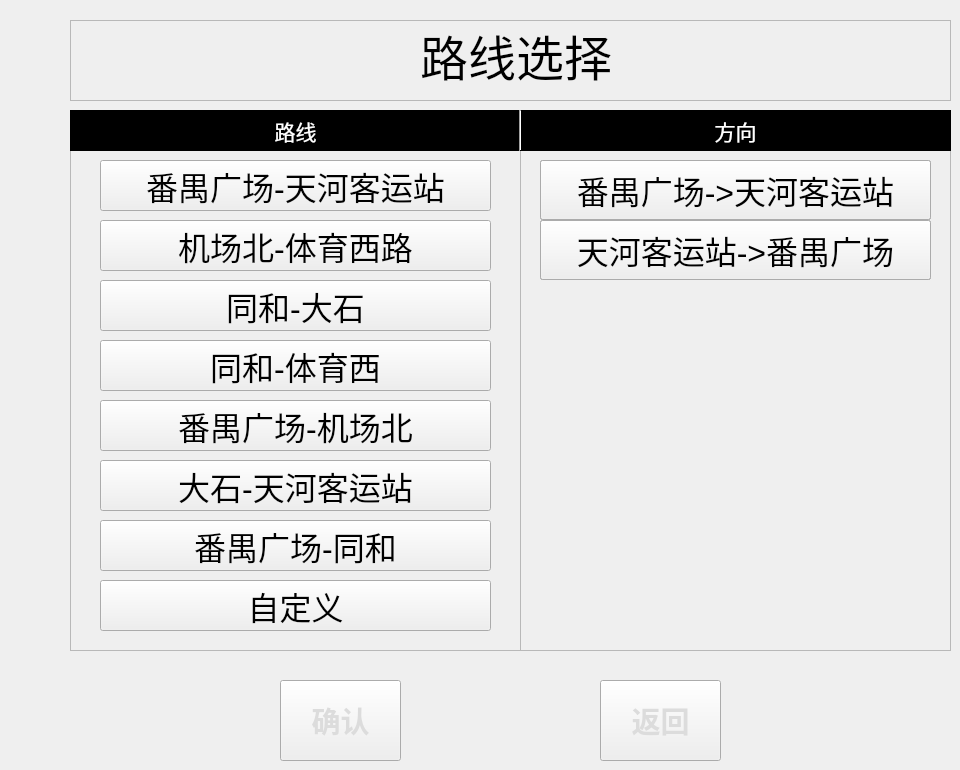
   <widget class="QWidget" name="tab_route_choose">
    <property name="cursor">
     <cursorShape>BlankCursor</cursorShape>
    </property>
    <property name="styleSheet">
     <string notr="true">QWidget#tab_route_choose{
	background-color: rgb(173, 181, 178);
}
</string>
    </property>
    <attribute name="title">
     <string>页</string>
    </attribute>
    <widget class="QFrame" name="frame_20">
     <property name="geometry">
      <rect>
       <x>70</x>
       <y>20</y>
       <width>881</width>
       <height>81</height>
      </rect>
     </property>
     <property name="frameShape">
      <enum>QFrame::StyledPanel</enum>
     </property>
     <property name="frameShadow">
      <enum>QFrame::Raised</enum>
     </property>
     <widget class="QLabel" name="label_14">
      <property name="geometry">
       <rect>
        <x>350</x>
        <y>0</y>
        <width>211</width>
        <height>71</height>
       </rect>
      </property>
      <property name="font">
       <font>
        <family>黑体</family>
        <pointsize>26</pointsize>
        <weight>50</weight>
        <bold>false</bold>
       </font>
      </property>
      <property name="text">
       <string>&lt;html&gt;&lt;head/&gt;&lt;body&gt;&lt;p&gt;&lt;span style=&quot; font-size:36pt;&quot;&gt;路线选择&lt;/span&gt;&lt;/p&gt;&lt;/body&gt;&lt;/html&gt;</string>
      </property>
     </widget>
    </widget>
    <widget class="QPushButton" name="pushButton_broadcast_back_5">
     <property name="geometry">
      <rect>
       <x>600</x>
       <y>680</y>
       <width>121</width>
       <height>81</height>
      </rect>
     </property>
     <property name="font">
      <font>
       <family>Agency FB</family>
       <pointsize>22</pointsize>
       <weight>75</weight>
       <bold>true</bold>
      </font>
     </property>
     <property name="styleSheet">
      <string notr="true">QPushButton
{
	border-image: url(:/button_normal.png);
	color: rgb(220, 220, 220);
}

QPushButton::pressed
{
	color: rgb(220, 220, 220);
	border-image: url(:/yellow_square.png);
}</string>
     </property>
     <property name="text">
      <string>返回</string>
     </property>
    </widget>
    <widget class="QFrame" name="frame_19">
     <property name="geometry">
      <rect>
       <x>70</x>
       <y>150</y>
       <width>451</width>
       <height>501</height>
      </rect>
     </property>
     <property name="frameShape">
      <enum>QFrame::StyledPanel</enum>
     </property>
     <property name="frameShadow">
      <enum>QFrame::Raised</enum>
     </property>
     <widget class="QPushButton" name="pushButton_choose_line_9">
      <property name="geometry">
       <rect>
        <x>30</x>
        <y>430</y>
        <width>391</width>
        <height>51</height>
       </rect>
      </property>
      <property name="font">
       <font>
        <pointsize>24</pointsize>
       </font>
      </property>
      <property name="text">
       <string>自定义</string>
      </property>
     </widget>
     <widget class="QPushButton" name="pushButton_choose_route_1">
      <property name="geometry">
       <rect>
        <x>30</x>
        <y>10</y>
        <width>391</width>
        <height>51</height>
       </rect>
      </property>
      <property name="font">
       <font>
        <pointsize>24</pointsize>
       </font>
      </property>
      <property name="text">
       <string>番禺广场-天河客运站</string>
      </property>
     </widget>
     <widget class="QPushButton" name="pushButton_choose_route_2">
      <property name="geometry">
       <rect>
        <x>30</x>
        <y>70</y>
        <width>391</width>
        <height>51</height>
       </rect>
      </property>
      <property name="font">
       <font>
        <pointsize>24</pointsize>
       </font>
      </property>
      <property name="text">
       <string>机场北-体育西路</string>
      </property>
     </widget>
     <widget class="QPushButton" name="pushButton_choose_route_3">
      <property name="geometry">
       <rect>
        <x>30</x>
        <y>130</y>
        <width>391</width>
        <height>51</height>
       </rect>
      </property>
      <property name="font">
       <font>
        <pointsize>24</pointsize>
       </font>
      </property>
      <property name="text">
       <string>同和-大石</string>
      </property>
     </widget>
     <widget class="QPushButton" name="pushButton_choose_route_4">
      <property name="geometry">
       <rect>
        <x>30</x>
        <y>190</y>
        <width>391</width>
        <height>51</height>
       </rect>
      </property>
      <property name="font">
       <font>
        <pointsize>24</pointsize>
       </font>
      </property>
      <property name="text">
       <string>同和-体育西</string>
      </property>
     </widget>
     <widget class="QPushButton" name="pushButton_choose_route_5">
      <property name="geometry">
       <rect>
        <x>30</x>
        <y>250</y>
        <width>391</width>
        <height>51</height>
       </rect>
      </property>
      <property name="font">
       <font>
        <pointsize>24</pointsize>
       </font>
      </property>
      <property name="text">
       <string>番禺广场-机场北</string>
      </property>
     </widget>
     <widget class="QPushButton" name="pushButton_choose_route_6">
      <property name="geometry">
       <rect>
        <x>30</x>
        <y>310</y>
        <width>391</width>
        <height>51</height>
       </rect>
      </property>
      <property name="font">
       <font>
        <pointsize>24</pointsize>
       </font>
      </property>
      <property name="text">
       <string>大石-天河客运站</string>
      </property>
     </widget>
     <widget class="QPushButton" name="pushButton_choose_route_7">
      <property name="geometry">
       <rect>
        <x>30</x>
        <y>370</y>
        <width>391</width>
        <height>51</height>
       </rect>
      </property>
      <property name="font">
       <font>
        <pointsize>24</pointsize>
       </font>
      </property>
      <property name="text">
       <string>番禺广场-同和</string>
      </property>
     </widget>
    </widget>
    <widget class="QPushButton" name="pushButton_choose_line_affirm">
     <property name="geometry">
      <rect>
       <x>280</x>
       <y>680</y>
       <width>121</width>
       <height>81</height>
      </rect>
     </property>
     <property name="font">
      <font>
       <family>Agency FB</family>
       <pointsize>22</pointsize>
       <weight>75</weight>
       <bold>true</bold>
      </font>
     </property>
     <property name="styleSheet">
      <string notr="true">QPushButton
{
	border-image: url(:/button_normal.png);
	color: rgb(220, 220, 220);
}

QPushButton::pressed
{
	color: rgb(220, 220, 220);
	border-image: url(:/yellow_square.png);
}</string>
     </property>
     <property name="text">
      <string>确认</string>
     </property>
    </widget>
    <widget class="QFrame" name="frame_31">
     <property name="geometry">
      <rect>
       <x>520</x>
       <y>150</y>
       <width>431</width>
       <height>501</height>
      </rect>
     </property>
     <property name="frameShape">
      <enum>QFrame::StyledPanel</enum>
     </property>
     <property name="frameShadow">
      <enum>QFrame::Raised</enum>
     </property>
     <widget class="QPushButton" name="pushButton_choose_line_2">
      <property name="geometry">
       <rect>
        <x>20</x>
        <y>10</y>
        <width>391</width>
        <height>60</height>
       </rect>
      </property>
      <property name="font">
       <font>
        <pointsize>24</pointsize>
       </font>
      </property>
      <property name="text">
       <string>番禺广场-&gt;天河客运站</string>
      </property>
     </widget>
     <widget class="QPushButton" name="pushButton_choose_line_1">
      <property name="geometry">
       <rect>
        <x>20</x>
        <y>70</y>
        <width>391</width>
        <height>60</height>
       </rect>
      </property>
      <property name="font">
       <font>
        <pointsize>24</pointsize>
       </font>
      </property>
      <property name="text">
       <string>天河客运站-&gt;番禺广场</string>
      </property>
     </widget>
     <widget class="QPushButton" name="pushButton_choose_line_3">
      <property name="geometry">
       <rect>
        <x>20</x>
        <y>10</y>
        <width>391</width>
        <height>60</height>
       </rect>
      </property>
      <property name="font">
       <font>
        <pointsize>24</pointsize>
       </font>
      </property>
      <property name="text">
       <string>机场北-&gt;体育西路</string>
      </property>
     </widget>
     <widget class="QPushButton" name="pushButton_choose_line_4">
      <property name="geometry">
       <rect>
        <x>20</x>
        <y>70</y>
        <width>391</width>
        <height>60</height>
       </rect>
      </property>
      <property name="font">
       <font>
        <pointsize>24</pointsize>
       </font>
      </property>
      <property name="text">
       <string>体育西路-&gt;机场北</string>
      </property>
     </widget>
     <widget class="QPushButton" name="pushButton_choose_line_5">
      <property name="geometry">
       <rect>
        <x>20</x>
        <y>10</y>
        <width>391</width>
        <height>60</height>
       </rect>
      </property>
      <property name="font">
       <font>
        <pointsize>24</pointsize>
       </font>
      </property>
      <property name="text">
       <string>同和-&gt;大石</string>
      </property>
     </widget>
     <widget class="QPushButton" name="pushButton_choose_line_6">
      <property name="geometry">
       <rect>
        <x>20</x>
        <y>70</y>
        <width>391</width>
        <height>60</height>
       </rect>
      </property>
      <property name="font">
       <font>
        <pointsize>24</pointsize>
       </font>
      </property>
      <property name="text">
       <string>大石-&gt;同和</string>
      </property>
     </widget>
     <widget class="QPushButton" name="pushButton_choose_line_7">
      <property name="geometry">
       <rect>
        <x>20</x>
        <y>10</y>
        <width>391</width>
        <height>60</height>
       </rect>
      </property>
      <property name="font">
       <font>
        <pointsize>24</pointsize>
       </font>
      </property>
      <property name="text">
       <string>同和-&gt;体育西</string>
      </property>
     </widget>
     <widget class="QPushButton" name="pushButton_choose_line_8">
      <property name="geometry">
       <rect>
        <x>20</x>
        <y>70</y>
        <width>391</width>
        <height>60</height>
       </rect>
      </property>
      <property name="font">
       <font>
        <pointsize>24</pointsize>
       </font>
      </property>
      <property name="text">
       <string>体育西-&gt;同和</string>
      </property>
     </widget>
     <widget class="QPushButton" name="pushButton_choose_line_10">
      <property name="geometry">
       <rect>
        <x>20</x>
        <y>10</y>
        <width>391</width>
        <height>60</height>
       </rect>
      </property>
      <property name="font">
       <font>
        <pointsize>24</pointsize>
       </font>
      </property>
      <property name="text">
       <string>番禺广场-&gt;机场北</string>
      </property>
     </widget>
     <widget class="QPushButton" name="pushButton_choose_line_11">
      <property name="geometry">
       <rect>
        <x>20</x>
        <y>70</y>
        <width>391</width>
        <height>60</height>
       </rect>
      </property>
      <property name="font">
       <font>
        <pointsize>24</pointsize>
       </font>
      </property>
      <property name="text">
       <string>机场北-&gt;番禺广场</string>
      </property>
     </widget>
     <widget class="QPushButton" name="pushButton_choose_line_12">
      <property name="geometry">
       <rect>
        <x>20</x>
        <y>10</y>
        <width>391</width>
        <height>60</height>
       </rect>
      </property>
      <property name="font">
       <font>
        <pointsize>24</pointsize>
       </font>
      </property>
      <property name="text">
       <string>大石-&gt;天河客运站</string>
      </property>
     </widget>
     <widget class="QPushButton" name="pushButton_choose_line_13">
      <property name="geometry">
       <rect>
        <x>20</x>
        <y>70</y>
        <width>391</width>
        <height>60</height>
       </rect>
      </property>
      <property name="font">
       <font>
        <pointsize>24</pointsize>
       </font>
      </property>
      <property name="text">
       <string>天河客运站-&gt;大石</string>
      </property>
     </widget>
     <widget class="QPushButton" name="pushButton_choose_line_14">
      <property name="geometry">
       <rect>
        <x>20</x>
        <y>10</y>
        <width>391</width>
        <height>60</height>
       </rect>
      </property>
      <property name="font">
       <font>
        <pointsize>24</pointsize>
       </font>
      </property>
      <property name="text">
       <string>番禺广场-同和</string>
      </property>
     </widget>
     <widget class="QPushButton" name="pushButton_choose_line_15">
      <property name="geometry">
       <rect>
        <x>20</x>
        <y>70</y>
        <width>391</width>
        <height>60</height>
       </rect>
      </property>
      <property name="font">
       <font>
        <pointsize>24</pointsize>
       </font>
      </property>
      <property name="text">
       <string>同和-&gt;番禺广场</string>
      </property>
     </widget>
     <zorder>pushButton_choose_line_4</zorder>
     <zorder>pushButton_choose_line_3</zorder>
     <zorder>pushButton_choose_line_15</zorder>
     <zorder>pushButton_choose_line_14</zorder>
     <zorder>pushButton_choose_line_13</zorder>
     <zorder>pushButton_choose_line_12</zorder>
     <zorder>pushButton_choose_line_5</zorder>
     <zorder>pushButton_choose_line_6</zorder>
     <zorder>pushButton_choose_line_7</zorder>
     <zorder>pushButton_choose_line_8</zorder>
     <zorder>pushButton_choose_line_10</zorder>
     <zorder>pushButton_choose_line_11</zorder>
     <zorder>pushButton_choose_line_1</zorder>
     <zorder>pushButton_choose_line_2</zorder>
    </widget>
    <widget class="QLabel" name="label_select_file_title_3">
     <property name="geometry">
      <rect>
       <x>70</x>
       <y>110</y>
       <width>451</width>
       <height>41</height>
      </rect>
     </property>
     <property name="font">
      <font>
       <family>宋体</family>
       <pointsize>16</pointsize>
      </font>
     </property>
     <property name="styleSheet">
      <string notr="true">background-color: rgb(0, 0, 0);
color: rgb(255, 255, 255);</string>
     </property>
     <property name="text">
      <string>路线</string>
     </property>
     <property name="alignment">
      <set>Qt::AlignCenter</set>
     </property>
    </widget>
    <widget class="QLabel" name="label_select_file_title_4">
     <property name="geometry">
      <rect>
       <x>520</x>
       <y>110</y>
       <width>431</width>
       <height>41</height>
      </rect>
     </property>
     <property name="font">
      <font>
       <family>宋体</family>
       <pointsize>16</pointsize>
      </font>
     </property>
     <property name="styleSheet">
      <string notr="true">background-color: rgb(0, 0, 0);
color: rgb(255, 255, 255);</string>
     </property>
     <property name="text">
      <string>方向</string>
     </property>
     <property name="alignment">
      <set>Qt::AlignCenter</set>
     </property>
    </widget>
    <widget class="Line" name="line_3">
     <property name="geometry">
      <rect>
       <x>510</x>
       <y>110</y>
       <width>20</width>
       <height>41</height>
      </rect>
     </property>
     <property name="orientation">
      <enum>Qt::Vertical</enum>
     </property>
    </widget>
   </widget>
